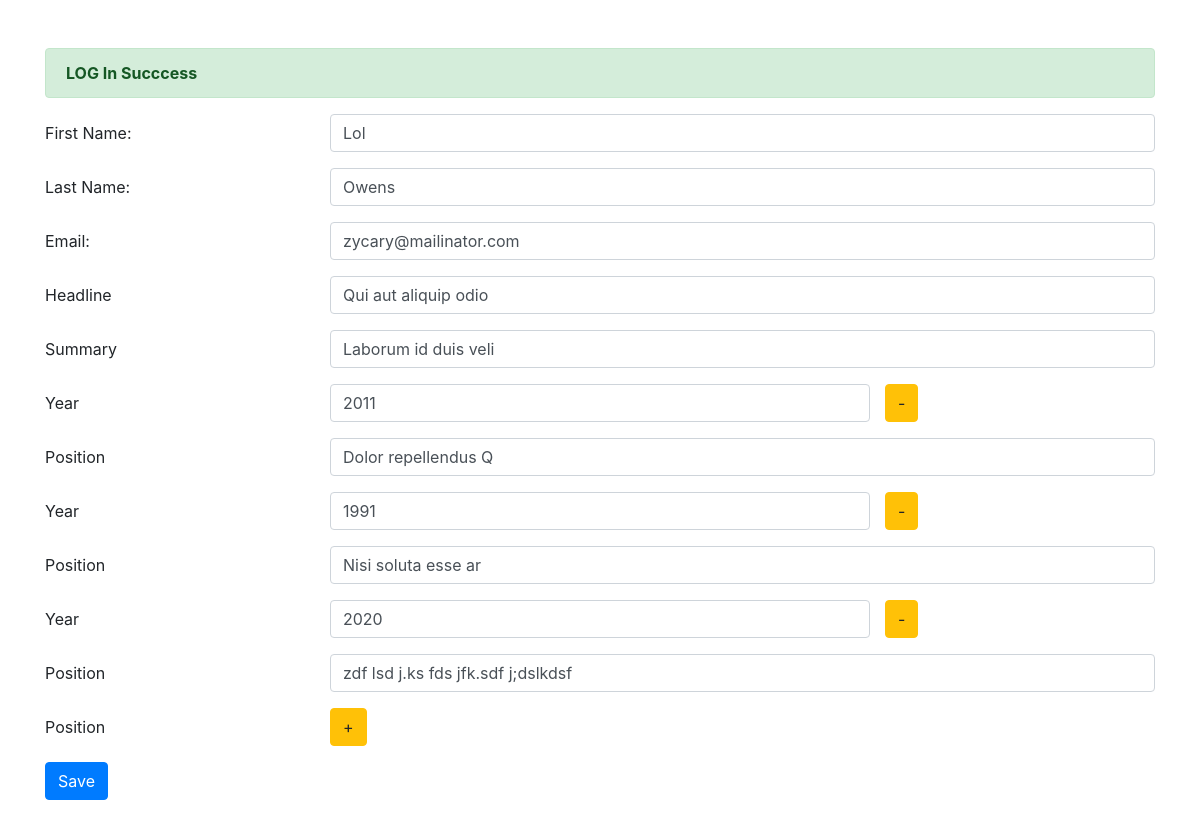
Page /JJJ/week3/edit.php?profile_id=9 (signed in) on the committed database.
### tables this page shows
CREATE TABLE `profile` (
  `profile_id` int(11) NOT NULL,
  `user_id` int(11) NOT NULL,
  `first_name` text DEFAULT NULL,
  `last_name` text DEFAULT NULL,
  `email` text DEFAULT NULL,
  `headline` text DEFAULT NULL,
  `summary` text DEFAULT NULL
);

CREATE TABLE `position` (
  `position_id` int(11) NOT NULL,
  `profile_id` int(11) DEFAULT NULL,
  `rank` int(11) DEFAULT NULL,
  `year` int(11) DEFAULT NULL,
  `description` text DEFAULT NULL
);

### JJJ/week3/Model/editModel.php (called while the page is built, shortened)
<?php require_once "baseModel.php";
$selectQuery = "SELECT * FROM profile WHERE user_id = :uid && profile_id = :pid";
$prepare = $pdo->prepare($selectQuery);
$execute = $prepare->execute(array(
    ":uid" => $_SESSION['user'],
    ":pid" => $_GET['profile_id'],
));
$data = $prepare->fetch(PDO::FETCH_ASSOC);
$selectQuery = "SELECT * FROM position WHERE profile_id = :pid ORDER BY rank";
$prepare = $pdo->prepare($selectQuery);
$execute = $prepare->execute(array(
    ":pid" => $_GET['profile_id'],
));
$positions = $prepare->fetchAll(PDO::FETCH_ASSOC);

### JJJ/week3/edit.php (the view, shortened to what this page needs)
<?php require_once "Model/editModel.php"; ?>
<!doctype html>
<html lang="en">
<head>
    <link rel="stylesheet" href="https://stackpath.bootstrapcdn.com/bootstrap/4.3.1/css/bootstrap.min.css">
</head>
<body>
    <div class="container">
        <br>
        <br>
        <span><?= empty($msg) ? '' : $msg ?></span>
        <form method="POST">
            <div class="form-group row">
                <label for="first_name" class="col-md-3 col-form-label">First Name:</label>
                <div class="col-md-9">
                    <input type="text" class="form-control" value="<?= htmlentities($data['first_name']) ?>" name="first_name" id="first_name">
                </div>
            </div>
            <div class="form-group row">
                <label for="last_name" class="col-md-3 col-form-label">Last Name:</label>
                <div class="col-md-9">
                    <input type="text" class="form-control" value="<?= htmlentities($data['last_name']) ?>" name="last_name" id="last_name">
                </div>
            </div>
            <div class="form-group row">
                <label for="email" class="col-md-3 col-form-label">Email:</label>
                <div class="col-md-9">
                    <input type="text" class="form-control" value="<?= htmlentities($data['email']) ?>" name="email" id="email">
                </div>
            </div>
            <div class="form-group row">
                <label for="hline" class="col-md-3 col-form-label">Headline</label>
                <div class="col-md-9">
                    <input type="text" class="form-control" value="<?= htmlentities($data['headline']) ?>" name="headline" id="headline">
                </div>
            </div>
            <div class="form-group row">
                <label for="summary" class="col-md-3 col-form-label">Summary</label>
                <div class="col-md-9">
                    <input type="text" class="form-control" value="<?= htmlentities($data['summary']) ?>" name="summary" id="summary">
                </div>
            </div>
            <div id="positionFields">
                <?php
                if ($positions  != FALSE) : ?>
                    <?php for ($i = 0; $i < count($positions); $i++) : ?>
                        <div id="position<?= $i ?>">
                            <div class="form-group row">
                                <label class="col-md-3 col-form-label">Year</label>
                                <div class="col-md-6">
                                    <input type="text" class="form-control" name="year<?= $i ?>" value="<?= $positions[$i]['year']?>">
                                </div>
                                <button type="button" onclick="$('#position<?= $i ?>').remove();return false;" class="btn btn-warning">-</button>
                            </div>
                            <div class="form-group row">
                                <label class="col-md-3 col-form-label">Position</label>
                                <div class="col-md-9">
                                    <input type="text" class="form-control" name="position<?= $i ?>" value="<?= $positions[$i]['description'] ?>" >
                                </div>
                            </div>
                        </div>
                    <?php endfor ?>
                <?php endif ?>
            </div>
            <div class="form-group row">
                <label for="addPos" class="col-md-3 col-form-label">Position</label>
                <div class="col-md-9">
                    <button type="button" id="addPos" class="btn btn-warning">+</button>
                </div>
            </div>
            <div class="form-group row">
                <div class="col-sm-10">
                    <input class="btn btn-primary" type="submit" value="Save">
                </div>
            </div>
        </form>
    </div>
</body>
</html>

### rows in the picture
profile: first_name "Lol", last_name "Owens", email "zycary@mailinator.com", headline "Qui aut aliquip odio", summary "Laborum id duis veli"
position: year "2011", description "Dolor repellendus Q"
position: year "1991", description "Nisi soluta esse ar"
position: year "2020", description "zdf lsd j.ks fds jfk.sdf j;dslkdsf"

### other values in the picture
$_SESSION['success'] "LOG In Succcess"
